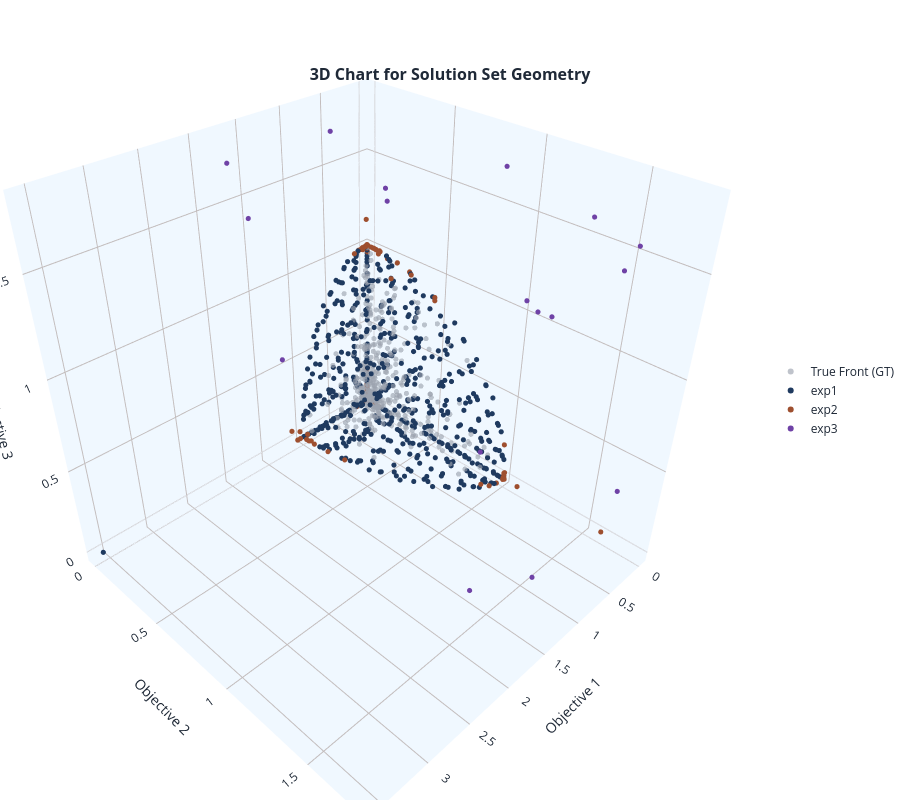

Source (notebook cell):
### Code cell
# =======================================================
# 5. CÁLCULO DAS MÉTRICAS (AGORA COM A RÉGUA LIMPA)
# =======================================================
print("--- CÁLCULO DE MÉTRICAS ---")
Z_ref = prob.pf(1500)
ref_ = [exp1,exp2,exp3]
# Como o lixo foi apagado, o ref=[exp1, exp2] vai gerar uma caixa justa
hv1 = mb.metrics.hv(exp1, ref=ref_, scale='raw').gen(-1)[0]
hv2 = mb.metrics.hv(exp2, ref=ref_, scale='raw').gen(-1)[0]
hv3 = mb.metrics.hv(exp3, ref=ref_, scale='raw').gen(-1)[0]

igd1 = mb.metrics.igdplus(exp1, ref=Z_ref).gen(-1)[0]
igd2 = mb.metrics.igdplus(exp2, ref=Z_ref).gen(-1)[0]
igd3 = mb.metrics.igdplus(exp3, ref=Z_ref).gen(-1)[0]

print(f"NSGA-III -> HV: {hv1:.4f} | IGD+: {igd1:.4f}")
print(f"MEAMT    -> HV: {hv2:.4f} | IGD+: {igd2:.4f}")
print(f"MOEAD    -> HV: {hv3:.4f} | IGD+: {igd3:.4f}")

# =======================================================
# 6. TOPOLOGIA
# =======================================================
mb.view.topology(exp1, exp2, exp3, show_gt=True)

### Figure 1 — Plotly figure (JSON) as saved in the notebook; plotly's stock layout.template omitted (floating-point values rounded to 4 significant figures; data arrays with more than 128 entries replaced by an {"elided": "..."} marker saying what was removed)
{"data": [{"hovertemplate": "True Front (GT)<br>Objective 1: %{x}<br>Objective 2: %{y}<br>Objective 3: %{z}<br><extra></extra>", "marker": {"color": "#9CA3AF", "line": {"width": 0}, "opacity": 0.8, "size": {"elided": "500 int values"}}, "mode": "markers", "name": "True Front (GT)", "opacity": 0.8, "showlegend": true, "type": "scatter3d", "x": {"elided": "500 float values"}, "y": {"elided": "500 float values"}, "z": {"elided": "500 float values"}}, {"hovertemplate": "exp1<br>Objective 1: %{x}<br>Objective 2: %{y}<br>Objective 3: %{z}<br><extra></extra>", "marker": {"color": "#1F3A5F", "line": {"width": 0}, "opacity": 1, "size": {"elided": "600 int values"}}, "mode": "markers", "name": "exp1", "opacity": 1, "showlegend": true, "type": "scatter3d", "x": {"elided": "600 float values"}, "y": {"elided": "600 float values"}, "z": {"elided": "600 float values"}}, {"hovertemplate": "exp2<br>Objective 1: %{x}<br>Objective 2: %{y}<br>Objective 3: %{z}<br><extra></extra>", "marker": {"color": "#9E4F2F", "line": {"width": 0}, "opacity": 1, "size": {"elided": "323 int values"}}, "mode": "markers", "name": "exp2", "opacity": 1, "showlegend": true, "type": "scatter3d", "x": {"elided": "323 float values"}, "y": {"elided": "323 float values"}, "z": {"elided": "323 float values"}}, {"hovertemplate": "exp3<br>Objective 1: %{x}<br>Objective 2: %{y}<br>Objective 3: %{z}<br><extra></extra>", "marker": {"color": "#6F42A6", "line": {"width": 0}, "opacity": 1, "size": [6, 6, 6, 6, 6, 6, 6, 6, 6, 6, 6, 6, 6, 6, 6, 6, 6]}, "mode": "markers", "name": "exp3", "opacity": 1, "showlegend": true, "type": "scatter3d", "x": [1.728, 1.468, 1.529, 1.715, 1.609, 1.45, 1.408, 1.578, 1.418, 1.589, 1.462, 0.7778, 0.5218, 0.5695, 0.4166, 0.008887, 0.3122], "y": [0.01004, 1.386, 0.001363, 1.713, 0.2328, 0.8198, 1.504, 0.8905, 1.559, 1.736, 1.377, 1.541, 1.768, 0.04317, 1.644, 0.8542, 1.569], "z": [1.701, 0.00107, 1.406, 1.644, 0.7612, 1.79, 1.559, 1.778, 1.538, 0.388, 0.8052, 1.796, 0.545, 1.703, 1.652, 1.684, 1.5]}], "layout": {"height": 800, "hovermode": "closest", "legend": {"x": 1.05, "xanchor": "left", "y": 0.5, "yanchor": "middle"}, "margin": {"b": 0, "l": 0, "r": 0, "t": 0}, "scene": {"aspectmode": "manual", "aspectratio": {"x": 1, "y": 1, "z": 1}, "xaxis": {"backgroundcolor": "aliceblue", "gridcolor": "#C3BDBD", "showbackground": true, "showgrid": true, "title": {"text": "Objective 1"}}, "yaxis": {"backgroundcolor": "aliceblue", "gridcolor": "#C3BDBD", "showbackground": true, "showgrid": true, "title": {"text": "Objective 2"}}, "zaxis": {"backgroundcolor": "aliceblue", "gridcolor": "#C3BDBD", "showbackground": true, "showgrid": true, "title": {"text": "Objective 3"}}}, "title": {"font": {"size": 16, "weight": "bold"}, "pad": {"t": 0}, "text": "3D Chart for Solution Set Geometry", "x": 0.5, "xanchor": "center", "y": 0.9, "yanchor": "bottom"}, "width": 900}}
